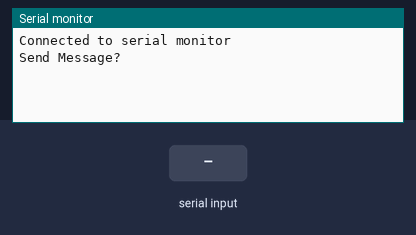
Recording of a sketch running on a simulated Arduino Uno, built with avr-gcc and run on an emulated ATmega328P. Parts: the last lines printed to the serial monitor. The test bench sets the inputs (shaded band).

Above: at 1.2 s.
1.3 s: "1" received over Serial
At 3.2 s:
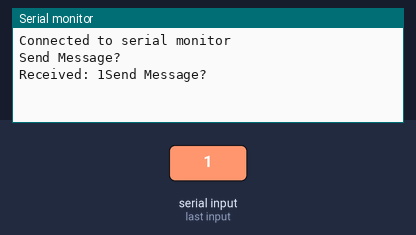
3.8 s: "0" received over Serial
At 5.1 s:
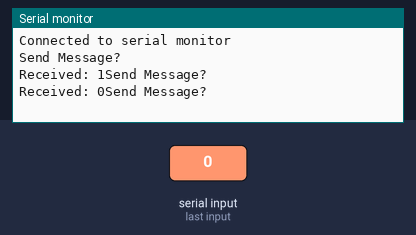
5.3 s: "2" received over Serial
At 7.5 s:
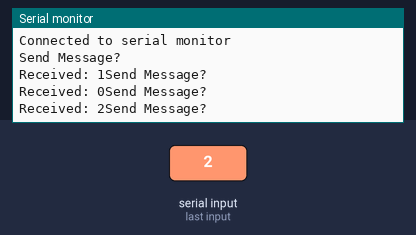

Measured:
- after the input at 1.3 s, the serial monitor: prints a new line after 1.0 s (image 1)
- after the input at 3.8 s, the serial monitor: prints a new line after 1.0 s (image 2)
- after the input at 5.3 s, the serial monitor: prints a new line after 1.0 s (image 3)

The sketch:

echo.ino
```cpp
void setup() {
  // put your setup code here, to run once:
  Serial.begin(9600);
  Serial.println("Connected to serial monitor");
}

void loop() {
  // put your main code here, to run repeatedly:
  Serial.println("Send Message? ");
  while (Serial.available() == 0) { }

  String incomingString = Serial.readString();
  // int incomingInt = Serial.read();
  Serial.print("Received: " + incomingString);
}
```
